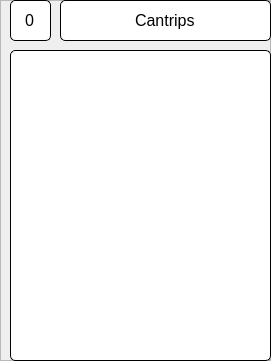
    <widget class="QFrame" name="frame_11">
     <property name="geometry">
      <rect>
       <x>10</x>
       <y>110</y>
       <width>271</width>
       <height>361</height>
      </rect>
     </property>
     <property name="frameShape">
      <enum>QFrame::StyledPanel</enum>
     </property>
     <property name="frameShadow">
      <enum>QFrame::Raised</enum>
     </property>
     <widget class="QLineEdit" name="SpellcastingAbility_2">
      <property name="geometry">
       <rect>
        <x>10</x>
        <y>0</y>
        <width>41</width>
        <height>41</height>
       </rect>
      </property>
      <property name="font">
       <font>
        <pointsize>12</pointsize>
       </font>
      </property>
      <property name="styleSheet">
       <string notr="true"> background-color: white;
 border-style: solid;
 border-width:1px;
 border-radius:5px;
 border-color: black;</string>
      </property>
      <property name="text">
       <string>0</string>
      </property>
      <property name="alignment">
       <set>Qt::AlignCenter</set>
      </property>
      <property name="readOnly">
       <bool>true</bool>
      </property>
     </widget>
     <widget class="QLineEdit" name="SpellcastingClass_2">
      <property name="geometry">
       <rect>
        <x>60</x>
        <y>0</y>
        <width>211</width>
        <height>41</height>
       </rect>
      </property>
      <property name="font">
       <font>
        <pointsize>12</pointsize>
       </font>
      </property>
      <property name="styleSheet">
       <string notr="true"> background-color: white;
 border-style: solid;
 border-width:1px;
 border-radius:5px;
 border-color: black;</string>
      </property>
      <property name="text">
       <string>Cantrips</string>
      </property>
      <property name="alignment">
       <set>Qt::AlignCenter</set>
      </property>
      <property name="readOnly">
       <bool>true</bool>
      </property>
     </widget>
     <widget class="QPlainTextEdit" name="CantripSpells">
      <property name="geometry">
       <rect>
        <x>10</x>
        <y>50</y>
        <width>261</width>
        <height>311</height>
       </rect>
      </property>
      <property name="font">
       <font>
        <pointsize>11</pointsize>
       </font>
      </property>
      <property name="styleSheet">
       <string notr="true"> background-color: white;
 border-style: solid;
 border-width:1px;
 border-radius:5px;
 border-color: black;</string>
      </property>
      <property name="plainText">
       <string/>
      </property>
     </widget>
    </widget>
